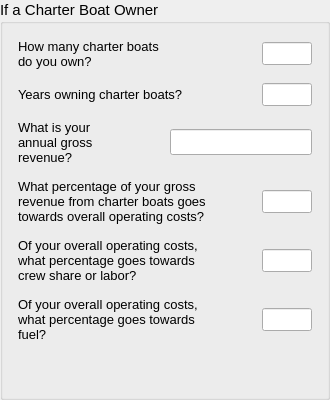
        <widget class="QGroupBox" name="vessel_info_2" >
         <property name="font" >
          <font>
           <pointsize>11</pointsize>
          </font>
         </property>
         <property name="title" >
          <string>If a Charter Boat Owner:</string>
         </property>
         <layout class="QVBoxLayout" >
          <item>
           <widget class="QWidget" native="1" name="ves_license_4" >
            <property name="font" >
             <font>
              <pointsize>10</pointsize>
             </font>
            </property>
            <layout class="QHBoxLayout" >
             <property name="spacing" >
              <number>4</number>
             </property>
             <property name="margin" >
              <number>4</number>
             </property>
             <item>
              <widget class="QLabel" name="federal_vessel_id_text_3" >
               <property name="minimumSize" >
                <size>
                 <width>150</width>
                 <height>0</height>
                </size>
               </property>
               <property name="maximumSize" >
                <size>
                 <width>150</width>
                 <height>16777215</height>
                </size>
               </property>
               <property name="font" >
                <font>
                 <pointsize>10</pointsize>
                </font>
               </property>
               <property name="text" >
                <string>How many charter boats do you own?</string>
               </property>
               <property name="wordWrap" >
                <bool>true</bool>
               </property>
              </widget>
             </item>
             <item>
              <spacer>
               <property name="orientation" >
                <enum>Qt::Horizontal</enum>
               </property>
               <property name="sizeHint" stdset="0" >
                <size>
                 <width>40</width>
                 <height>20</height>
                </size>
               </property>
              </spacer>
             </item>
             <item>
              <widget class="QLineEdit" name="cpfv_num_own_line" >
               <property name="enabled" >
                <bool>true</bool>
               </property>
               <property name="minimumSize" >
                <size>
                 <width>50</width>
                 <height>0</height>
                </size>
               </property>
               <property name="maximumSize" >
                <size>
                 <width>50</width>
                 <height>16777215</height>
                </size>
               </property>
               <property name="font" >
                <font>
                 <pointsize>10</pointsize>
                </font>
               </property>
               <property name="text" >
                <string/>
               </property>
              </widget>
             </item>
            </layout>
           </widget>
          </item>
          <item>
           <widget class="QWidget" native="1" name="ves_license_5" >
            <property name="font" >
             <font>
              <pointsize>10</pointsize>
             </font>
            </property>
            <layout class="QHBoxLayout" >
             <property name="spacing" >
              <number>4</number>
             </property>
             <property name="margin" >
              <number>4</number>
             </property>
             <item>
              <widget class="QLabel" name="federal_vessel_id_text_4" >
               <property name="minimumSize" >
                <size>
                 <width>200</width>
                 <height>0</height>
                </size>
               </property>
               <property name="maximumSize" >
                <size>
                 <width>200</width>
                 <height>16777215</height>
                </size>
               </property>
               <property name="font" >
                <font>
                 <pointsize>10</pointsize>
                </font>
               </property>
               <property name="text" >
                <string>Years owning charter boats?</string>
               </property>
               <property name="wordWrap" >
                <bool>true</bool>
               </property>
              </widget>
             </item>
             <item>
              <spacer>
               <property name="orientation" >
                <enum>Qt::Horizontal</enum>
               </property>
               <property name="sizeHint" stdset="0" >
                <size>
                 <width>40</width>
                 <height>20</height>
                </size>
               </property>
              </spacer>
             </item>
             <item>
              <widget class="QLineEdit" name="cpfv_yr_own_line" >
               <property name="enabled" >
                <bool>true</bool>
               </property>
               <property name="minimumSize" >
                <size>
                 <width>50</width>
                 <height>0</height>
                </size>
               </property>
               <property name="maximumSize" >
                <size>
                 <width>50</width>
                 <height>16777215</height>
                </size>
               </property>
               <property name="font" >
                <font>
                 <pointsize>10</pointsize>
                </font>
               </property>
               <property name="text" >
                <string/>
               </property>
              </widget>
             </item>
            </layout>
           </widget>
          </item>
          <item>
           <widget class="QWidget" native="1" name="widget_2" >
            <layout class="QHBoxLayout" name="horizontalLayout_2" >
             <property name="spacing" >
              <number>4</number>
             </property>
             <property name="margin" >
              <number>4</number>
             </property>
             <item>
              <widget class="QLabel" name="label_2" >
               <property name="maximumSize" >
                <size>
                 <width>150</width>
                 <height>16777215</height>
                </size>
               </property>
               <property name="font" >
                <font>
                 <pointsize>10</pointsize>
                </font>
               </property>
               <property name="text" >
                <string>What is your annual gross revenue?</string>
               </property>
               <property name="wordWrap" >
                <bool>true</bool>
               </property>
              </widget>
             </item>
             <item>
              <spacer name="horizontalSpacer" >
               <property name="orientation" >
                <enum>Qt::Horizontal</enum>
               </property>
               <property name="sizeHint" stdset="0" >
                <size>
                 <width>40</width>
                 <height>20</height>
                </size>
               </property>
              </spacer>
             </item>
             <item>
              <widget class="QLineEdit" name="cpfv_revenue_line" />
             </item>
            </layout>
           </widget>
          </item>
          <item>
           <widget class="QWidget" native="1" name="home_port_23" >
            <property name="font" >
             <font>
              <pointsize>10</pointsize>
             </font>
            </property>
            <layout class="QHBoxLayout" >
             <property name="spacing" >
              <number>4</number>
             </property>
             <property name="margin" >
              <number>4</number>
             </property>
             <item>
              <widget class="QLabel" name="landing_port_text_9" >
               <property name="minimumSize" >
                <size>
                 <width>200</width>
                 <height>0</height>
                </size>
               </property>
               <property name="maximumSize" >
                <size>
                 <width>200</width>
                 <height>16777215</height>
                </size>
               </property>
               <property name="font" >
                <font>
                 <pointsize>10</pointsize>
                </font>
               </property>
               <property name="text" >
                <string>What percentage of your gross revenue from charter boats goes towards overall operating costs?</string>
               </property>
               <property name="wordWrap" >
                <bool>true</bool>
               </property>
              </widget>
             </item>
             <item>
              <spacer>
               <property name="orientation" >
                <enum>Qt::Horizontal</enum>
               </property>
               <property name="sizeHint" stdset="0" >
                <size>
                 <width>40</width>
                 <height>20</height>
                </size>
               </property>
              </spacer>
             </item>
             <item>
              <widget class="QLineEdit" name="cpfv_operating_cost_line" >
               <property name="enabled" >
                <bool>true</bool>
               </property>
               <property name="minimumSize" >
                <size>
                 <width>50</width>
                 <height>0</height>
                </size>
               </property>
               <property name="maximumSize" >
                <size>
                 <width>50</width>
                 <height>16777215</height>
                </size>
               </property>
               <property name="font" >
                <font>
                 <pointsize>10</pointsize>
                </font>
               </property>
               <property name="text" >
                <string/>
               </property>
              </widget>
             </item>
            </layout>
           </widget>
          </item>
          <item>
           <widget class="QWidget" native="1" name="home_port_24" >
            <property name="font" >
             <font>
              <pointsize>10</pointsize>
             </font>
            </property>
            <layout class="QHBoxLayout" >
             <property name="spacing" >
              <number>4</number>
             </property>
             <property name="margin" >
              <number>4</number>
             </property>
             <item>
              <widget class="QLabel" name="landing_port_text_10" >
               <property name="minimumSize" >
                <size>
                 <width>200</width>
                 <height>0</height>
                </size>
               </property>
               <property name="maximumSize" >
                <size>
                 <width>200</width>
                 <height>16777215</height>
                </size>
               </property>
               <property name="font" >
                <font>
                 <pointsize>10</pointsize>
                </font>
               </property>
               <property name="text" >
                <string>Of your overall operating costs, what percentage goes towards crew share or labor?</string>
               </property>
               <property name="wordWrap" >
                <bool>true</bool>
               </property>
              </widget>
             </item>
             <item>
              <spacer>
               <property name="orientation" >
                <enum>Qt::Horizontal</enum>
               </property>
               <property name="sizeHint" stdset="0" >
                <size>
                 <width>40</width>
                 <height>20</height>
                </size>
               </property>
              </spacer>
             </item>
             <item>
              <widget class="QLineEdit" name="cpfv_labor_cost_line" >
               <property name="enabled" >
                <bool>true</bool>
               </property>
               <property name="minimumSize" >
                <size>
                 <width>50</width>
                 <height>0</height>
                </size>
               </property>
               <property name="maximumSize" >
                <size>
                 <width>50</width>
                 <height>16777215</height>
                </size>
               </property>
               <property name="font" >
                <font>
                 <pointsize>10</pointsize>
                </font>
               </property>
               <property name="text" >
                <string/>
               </property>
              </widget>
             </item>
            </layout>
           </widget>
          </item>
          <item>
           <widget class="QWidget" native="1" name="home_port_25" >
            <property name="font" >
             <font>
              <pointsize>10</pointsize>
             </font>
            </property>
            <layout class="QHBoxLayout" >
             <property name="spacing" >
              <number>4</number>
             </property>
             <property name="margin" >
              <number>4</number>
             </property>
             <item>
              <widget class="QLabel" name="landing_port_text_11" >
               <property name="minimumSize" >
                <size>
                 <width>200</width>
                 <height>0</height>
                </size>
               </property>
               <property name="maximumSize" >
                <size>
                 <width>200</width>
                 <height>16777215</height>
                </size>
               </property>
               <property name="font" >
                <font>
                 <pointsize>10</pointsize>
                </font>
               </property>
               <property name="text" >
                <string>Of your overall operating costs, what percentage goes towards fuel?</string>
               </property>
               <property name="wordWrap" >
                <bool>true</bool>
               </property>
              </widget>
             </item>
             <item>
              <spacer>
               <property name="orientation" >
                <enum>Qt::Horizontal</enum>
               </property>
               <property name="sizeHint" stdset="0" >
                <size>
                 <width>40</width>
                 <height>20</height>
                </size>
               </property>
              </spacer>
             </item>
             <item>
              <widget class="QLineEdit" name="cpfv_fuel_cost_line" >
               <property name="enabled" >
                <bool>true</bool>
               </property>
               <property name="minimumSize" >
                <size>
                 <width>50</width>
                 <height>0</height>
                </size>
               </property>
               <property name="maximumSize" >
                <size>
                 <width>50</width>
                 <height>16777215</height>
                </size>
               </property>
               <property name="font" >
                <font>
                 <pointsize>10</pointsize>
                </font>
               </property>
               <property name="text" >
                <string/>
               </property>
              </widget>
             </item>
            </layout>
           </widget>
          </item>
          <item>
           <spacer name="verticalSpacer_2" >
            <property name="orientation" >
             <enum>Qt::Vertical</enum>
            </property>
            <property name="sizeHint" stdset="0" >
             <size>
              <width>20</width>
              <height>40</height>
             </size>
            </property>
           </spacer>
          </item>
         </layout>
        </widget>
